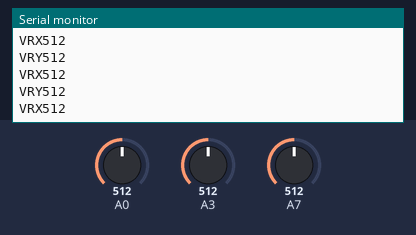
The sketch below on a simulated Arduino Uno, built with avr-gcc and run on an emulated ATmega328P. On the bench: the last lines printed to the serial monitor. Inputs (shaded band) come from the test bench; at power-on: A0 = 512, A3 = 512, A7 = 512.

Above: at 2.7 s.
2.8 s: A0 set to 109
At 3.8 s:
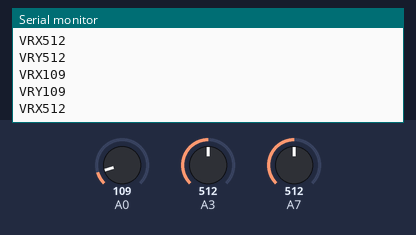
5.8 s: A0 set to 89
At 6.8 s:
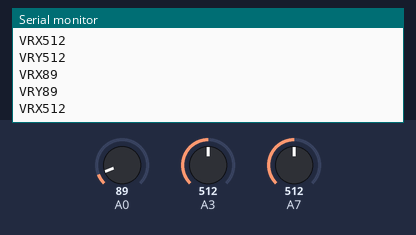
Timing chart, 0 to 8.8 s (numbered marks = the images above; inputs shaded):
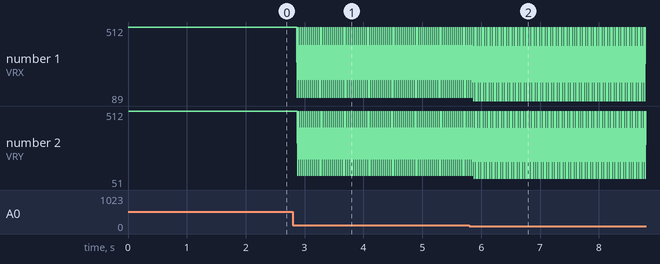

The sketch:

PRIMARY_FINAL.ino
```cpp
/* THIS IS THE FINAL CODE FOR THE BLUETOOTH CONTROLLED BOAT USING THE FOLLOWING:

 SECONDARY: ARDUINO NANO, BLUETOOTH HC-05, L298N H-BRIDGE MOTOR CONTROLLER (NEED 9V BATTERY), 2 YELLOW DC MOTORS (ALSO TO POWER ARDUINO NANO NEEDS ANOTHER 4.5V BATTERY - 3 AA)

 PRIMARY: ARDUINO UNO, BLUETOOTH HC-05, JOYSTICK

 GOAL & PLAN:
PRIMARY: THE ARDUINO UNO WILL BE CONNECTED TO THE COMPUTER (POWERING IT), THE BLUETOOTH MODULE WILL SEND THE JOYSTICK VALUES (VRY,VRX ) TO THE OTHER BLUETOOTH
MODULE ON THE SECONDARY  BY WRITING THE VALUES TO THE SERIAL MONITOR.

SECONDARY: THESE COMPONENTS WILL SIT ON THE BOAT. THE SLAVE BLUETOOTH MODULE WILL RECEIVE THE VALUES AND GIVE THEM TO THE ARDUINO NANO WHICH HAS BEEN PROGRAMMED TO ACT ACCORDING TO THE VALUES.
THE VALUES WILL CORRESPOND TO HOW THE MOTOR CONTROLLER REACTS AND CONTROLS THE MOTORS.

NOTE: THE BLUETOOTH MODULES CAN COMMUNICATE WITHIN 10 METERS
*/

                                                                            // **PRIMARY**

// Joystick Input
int VRx = A1;
int VRy = A2;

String horiz = "VRX";
String vert = "VRY";


void setup() {
  Serial.begin(9600); // Communication rate of bluetooth module
}

void loop() {
  VRx = analogRead(VRx); //Getting the values of the joystick position
  VRy = analogRead(VRy);
  //sending values to other slave
  Serial.println(horiz+VRx);
  Serial.println(vert+VRy);


}
```

Measured:
- after the input at 2.8 s, the serial monitor: prints a new line after 0.08 s (image 1)
- after the input at 5.8 s, the serial monitor: prints a new line after 0.07 s (image 2)
- plotted number 2: 512 → 51 after the input at 5.8 s
